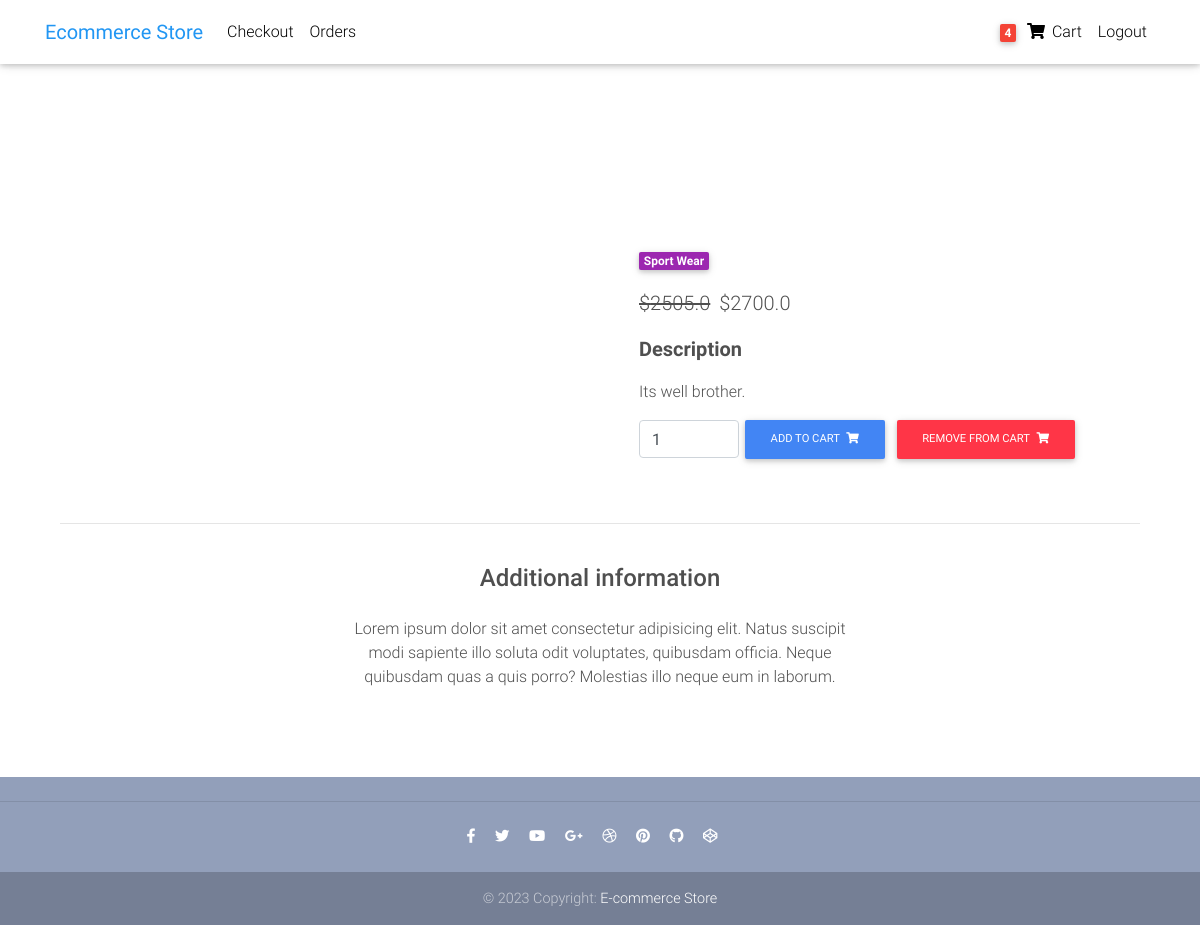
/product/product-2/ (signed in), run on the app's committed database.
### users/models.py (models this page shows, shortened)
class UserModel(AbstractUser):
    username = models.CharField(null=False, blank=True, max_length=100)
    first_name = models.CharField(max_length=100)
    other_names = models.CharField(max_length=100, blank=True, null=True)
    email = models.EmailField(unique=True)
    USERNAME_FIELD = 'email'
    REQUIRED_FIELDS = [
        'first_name'
    ]
    objects = CustomUserManager()

### core/models.py (models this page shows, shortened)
class Order(models.Model):
    user = models.ForeignKey(USER, on_delete=models.CASCADE)
    items = models.ManyToManyField(OrderItem)
    start_date = models.DateTimeField(auto_now_add= True)
    ordered_date = models.DateTimeField()
    ordered = models.BooleanField(default=False)
    billing_address = models.ForeignKey("BillingAddress",on_delete = models.SET_NULL, null = True, blank = True)
    payment = models.ForeignKey("Payment",on_delete = models.SET_NULL, null = True, blank = True)
    total = models.FloatField(null = True, blank = True)

class OrderItem(models.Model):
    item = models.ForeignKey(Item, on_delete=models.CASCADE)
    quantity = models.PositiveIntegerField(default = 1)
    user = models.ForeignKey(USER, on_delete = models.CASCADE)
    ordered = models.BooleanField(default=False)

class Item(models.Model):
    title = models.CharField(max_length=100)
    price = models.FloatField()
    discount_price = models.FloatField(null = True, blank = True)
    category = models.ForeignKey(Category, on_delete = models.CASCADE)
    label = models.CharField(choices = LABEL_CHOICES, max_length=10)
    description = models.TextField()
    slug = models.SlugField()
    def add_to_cart_url(self):
        return reverse("add-to-cart", kwargs={"slug":self.slug})
    def remove_from_cart_url(self):
        return reverse("remove-from-cart", kwargs={"slug":self.slug})

class Category(models.Model):
    key = models.CharField(max_length=100)
    name = models.CharField(max_length=100)

### core/views.py (the view)
class ProductView(DetailView):
    model = Item
    template_name = "core/product-page.html"
    context_object_name = "product"

### core/templatetags/cart_tags.py (called while the page is built)
@register.filter
def cart_item_count(user):
    if user.is_authenticated:
        qs = Order.objects.filter(user=user, ordered = False )
        if qs.exists():
            order = qs.first()
            ordered_items = order.items.all()
            total = sum([item.quantity for item in ordered_items])
            return total
        return 0
    else:
        return 0

### templates/core/product-page.html (shortened to what this page needs)
{% extends 'base.html' %}
{% load static %}
{% block content %}
  <main class="mt-5 pt-4">
    <div class="container dark-grey-text mt-5">
      <div class="row wow fadeIn">
        <div class="col-md-6 mb-4">
        </div>
        <div class="col-md-6 mb-4">
          <div class="p-4">
            <div class="mb-3">
              <a href="">
                <span class="badge purple mr-1">{{product.category.name}}</span>
              </a>
            </div>
            <p class="lead">
              <span class="mr-1">
                {% if product.discount_price %}
                <del>${{product.discount_price}}</del>
                {% endif %}
              </span>
              <span>${{product.price}}</span>
            </p>
            <p class="lead font-weight-bold">Description</p>
            <p>{{product.description}}</p>
            <form class="d-flex justify-content-left">
              <input type="number" value="1" aria-label="Search" class="form-control" style="width: 100px">
              <a href="{{product.add_to_cart_url}}" class="btn btn-primary btn-md my-0 p" type="submit" >Add to cart
                <i class="fas fa-shopping-cart ml-1"></i>
              </a>
              <a href="{{product.remove_from_cart_url}}" class="btn btn-danger btn-md my-0 p" type="submit" >Remove from cart
                <i class="fas fa-shopping-cart ml-1"></i>
              </a>
            </form>
          </div>
        </div>
      </div>
      <hr>
      <div class="row d-flex justify-content-center wow fadeIn">
        <div class="col-md-6 text-center">
          <h4 class="my-4 h4">Additional information</h4>
          <p>Lorem ipsum dolor sit amet consectetur adipisicing elit. Natus suscipit modi sapiente illo soluta odit
            voluptates,
            quibusdam officia. Neque quibusdam quas a quis porro? Molestias illo neque eum in laborum.</p>
        </div>
      </div>
      <div class="row wow fadeIn">
        <div class="col-lg-4 col-md-12 mb-4">
        </div>
        <div class="col-lg-4 col-md-6 mb-4">
        </div>
        <div class="col-lg-4 col-md-6 mb-4">
        </div>
      </div>
    </div>
  </main>
{% endblock content %}

### templates/partials/nav.html (shortened to what this page needs)
 {% load cart_tags %}
  <nav class="navbar fixed-top navbar-expand-lg navbar-light white scrolling-navbar">
    <div class="container">
      <a class="navbar-brand waves-effect" href="{%url 'home'%}">
        <strong class="blue-text">Ecommerce Store</strong>
      </a>
      <div class="collapse navbar-collapse" id="navbarSupportedContent">
        <ul class="navbar-nav mr-auto">
          <li class="nav-item">
            <a class="nav-link waves-effect" href='/checkout'>Checkout</a>
          </li>
          <li class="nav-item">
            <a class="nav-link waves-effect" href="{% url 'order-summary'%}">Orders</a>
          </li>
        </ul>
        <ul class="navbar-nav nav-flex-icons">
          {%if request.user.is_authenticated %}
          <li class="nav-item">
            <a class="nav-link waves-effect" href="{% url 'order-summary'  %}">
              <span class="badge red z-depth-1 mr-1"> {{request.user|cart_item_count}}</span>
              <i class="fas fa-shopping-cart"></i>
              <span class="clearfix d-none d-sm-inline-block"> Cart </span>
            </a>
          </li>
          <li class="nav-item">
            <a class="nav-link waves-effect" href='{% url "logout" %}' >Logout</a>
          </li>
          {% endif %}
        </ul>
      </div>
    </div>
  </nav>

### templates/base.html (style rules this page uses)
html, body, header, .carousel { height: 60vh; }

### data on the page
UserModel: user|cart_item_count "4"
Item: category.name "Sport Wear", discount_price "2505.0", price "2700.0", description "Its well brother."
